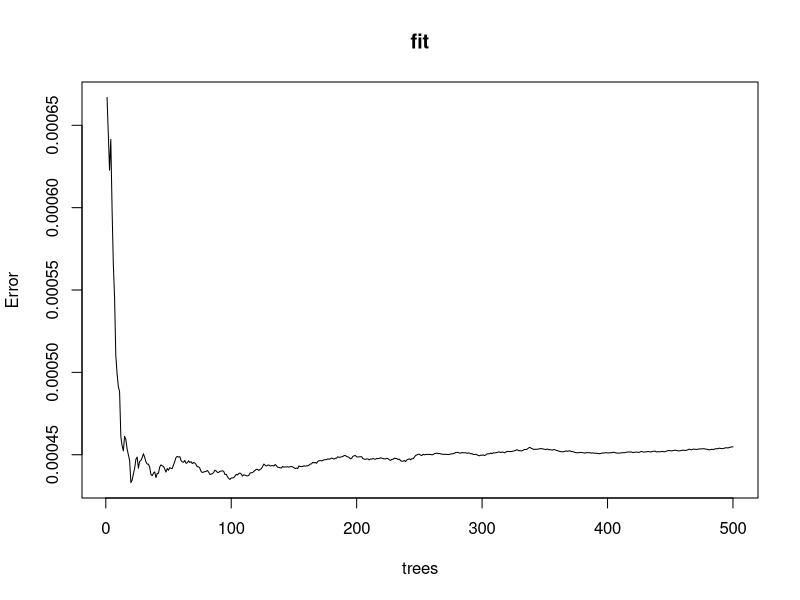
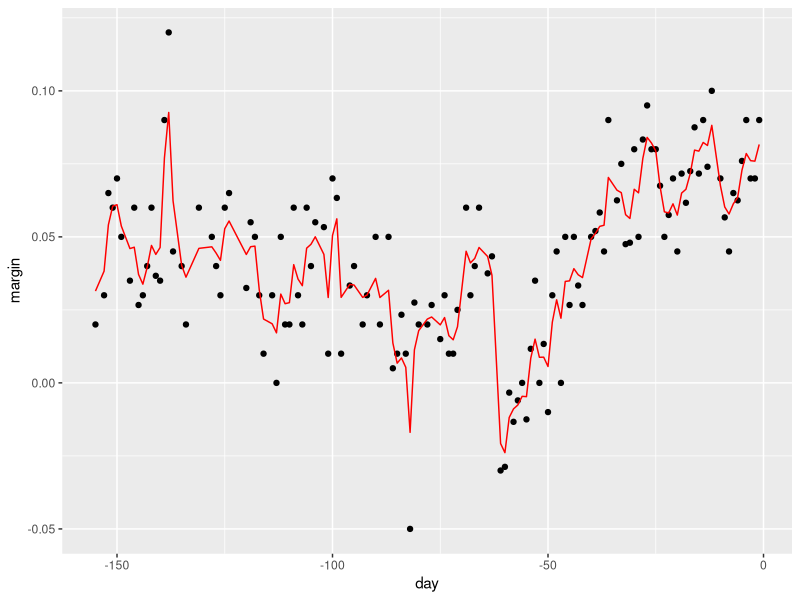

Here is the R script that generated these plots, in order: (Note: this script raises an error after producing the figures.)
#S05_C29_Bosques_Aleatorios
#Bosques Aleatorios


library(dslabs)
library(tidyverse)
library(caret)
library(rpart)
library(randomForest)


#Los bosques aleatorios son un enfoque muy popular que aborda las deficiencias de los árboles de decisión utilizando una idea inteligente.

#El objetivo es mejorar el rendimiento de la predicción y reducir la inestabilidad promediando múltiples árboles de decisión, un bosque de árboles construido con aleatoriedad.

#Tiene dos características que ayudan a lograr esto.

#La primera característica se denomina agregación bootstrap o embolsado.

#El esquema general para el embolsado es el siguiente.

#Primero, construimos muchos árboles de decisión, T1 a TB, usando el conjunto de entrenamiento.

#Más tarde explicamos cómo estamos seguros de que son diferentes.

#Segundo, para cada observación j en el conjunto de prueba, formamos una predicción y hat j usando el árbol Tj.

#Ahora, para obtener una predicción final, combinamos las predicciones para cada árbol de dos maneras diferentes, una para resultados continuos y otra para resultados categóricos.

#Para resultados continuos, simplemente tomamos el promedio de los y hat j's.

#Para datos categóricos, predecimos y con un voto mayoritario.

#La clase que aparece más en todos los árboles es la que predecimos.

#Bien, ahora, pero ¿cómo obtenemos muchos árboles de decisión de un solo conjunto de entrenamiento?

#Para esto, usamos el bootstrap.

#Entonces, para crear, digamos, árboles de arranque B, hacemos lo siguiente.

#Para crear el árbol Tj a partir de un conjunto de entrenamiento de tamaño N, creamos un conjunto de entrenamiento de arranque mediante el muestreo de N observaciones de este conjunto de entrenamiento con reemplazo.

#Ahora construimos un árbol de decisión para cada uno de estos conjuntos de entrenamiento de arranque.

#Y luego aplicamos el algoritmo que acabamos de describir para obtener una predicción final.

#Aquí está el código para aplicar un bosque aleatorio a los datos de las encuestas de 2008.

#Es bastante simple.

#Lo hacemos así.

fit <- randomForest(margin ~ . , data = polls_2008)


#Podemos ver que el algoritmo mejora a medida que agregamos más árboles.

#Si traza el objeto que sale de esta función de esta manera, obtenemos un diagrama del error frente al número de árboles que se han creado.

plot(fit)

#En este caso, vemos que cuando llegamos a unos 200 árboles, el algoritmo no está cambiando mucho.


#Pero tenga en cuenta que para problemas más complejos requerirá más árboles para que el algoritmo converja.

#Aquí está el resultado final para los datos de las encuestas de 2008.

polls_2008 %>%
  mutate(y_hat = predict(fit, newdata = polls_2008)) %>% 
  ggplot() +
  geom_point(aes(day, margin)) +
  geom_line(aes(day, y_hat), col="red")


#Tenga en cuenta que el resultado final es algo suave.

#No es una función escalonada como los árboles individuales.

#El promedio es lo que permite estimaciones que no son funciones escalonadas.

#Para ver esto, hemos generado una animación para ayudar a ilustrar el procedimiento.

#En la figura animada, ves cada uno de los 50 árboles, B es igual a 1 hasta 50.

#Cada uno es una muestra de bootstrap que aparece en orden.

#Para cada una de las muestras de bootstrap, vemos el árbol que se ajusta a esa muestra de bootstrap.

#Y luego, en azul, vemos el resultado de embolsar los árboles hasta ese punto.

#Para que pueda ver la línea azul cambiando con el tiempo.

#Ahora veamos otro ejemplo.

#Ajustemos un bosque aleatorio a nuestro ejemplo de dos o siete dígitos.

#El código se vería así.

train_rf <- randomForest(y ~ ., data = mnist_27$train)

confusionMatrix(predict(train_rf, mnist_27$test), 
                mnist_27$test$y)$overall["Accuracy"]


#Y así es como se ven las probabilidades condicionales.

#Tenga en cuenta que ahora tenemos mucha más flexibilidad que un solo árbol.

#Este bosque aleatorio particular es un poco demasiado ondulado.

#Queremos algo más suave.

#Sin embargo, tenga en cuenta que no hemos optimizado los parámetros de ninguna manera.

#Así que usemos el paquete caret para hacer esto.

#Podemos hacerlo usando este código.

train_rf_2 <- train(y ~ .,
                    method = "Rborist",
                    tuneGrid = data.frame(predFixed = 2, minNode = c(3, 50)),
                    data = mnist_27$train)



#Aquí vamos a usar un algoritmo de bosque aleatorio diferente, Rborist, que es un poco más rápido.

#Y aquí está el resultado final. También vemos que nuestra precisión ha mejorado mucho.

confusionMatrix(predict(train_rf_2, mnist_27$test), mnist_27$test$y)$overall["Accuracy"]

#Por lo tanto, podemos controlar la suavidad de la estimación aleatoria del bosque de varias maneras.

#Una es limitar el tamaño de cada nodo.

#Podemos requerir que el número de puntos por nodo sea mayor.

#Una segunda característica del bosque aleatorio que aún no hemos descrito es que podemos usar una selección aleatoria de características para las divisiones.

#Específicamente, al construir cada árbol en cada partición recursiva, solo consideramos un subconjunto de predictores seleccionados al azar para verificar la mejor división.

#Y cada árbol tiene una selección aleatoria diferente de características.

#Esto reduce la correlación entre los árboles en los bosques, lo que a su vez mejora la precisión de la predicción.

#El argumento para este parámetro de ajuste en la función de bosque aleatorio es mtry.

#Pero cada implementación de bosque aleatorio tiene un nombre diferente.

#Puede mirar el archivo de ayuda para averiguar cuál.

#Una desventaja del bosque aleatorio es que perdemos la interpretabilidad.

#Estamos promediando cientos o miles de árboles.

#Sin embargo, hay una medida llamada importancia variable que nos ayuda a interpretar los resultados.

#La importancia variable básicamente nos dice cuánto influye cada predictor en las predicciones finales.

#Veremos un ejemplo más tarde.
